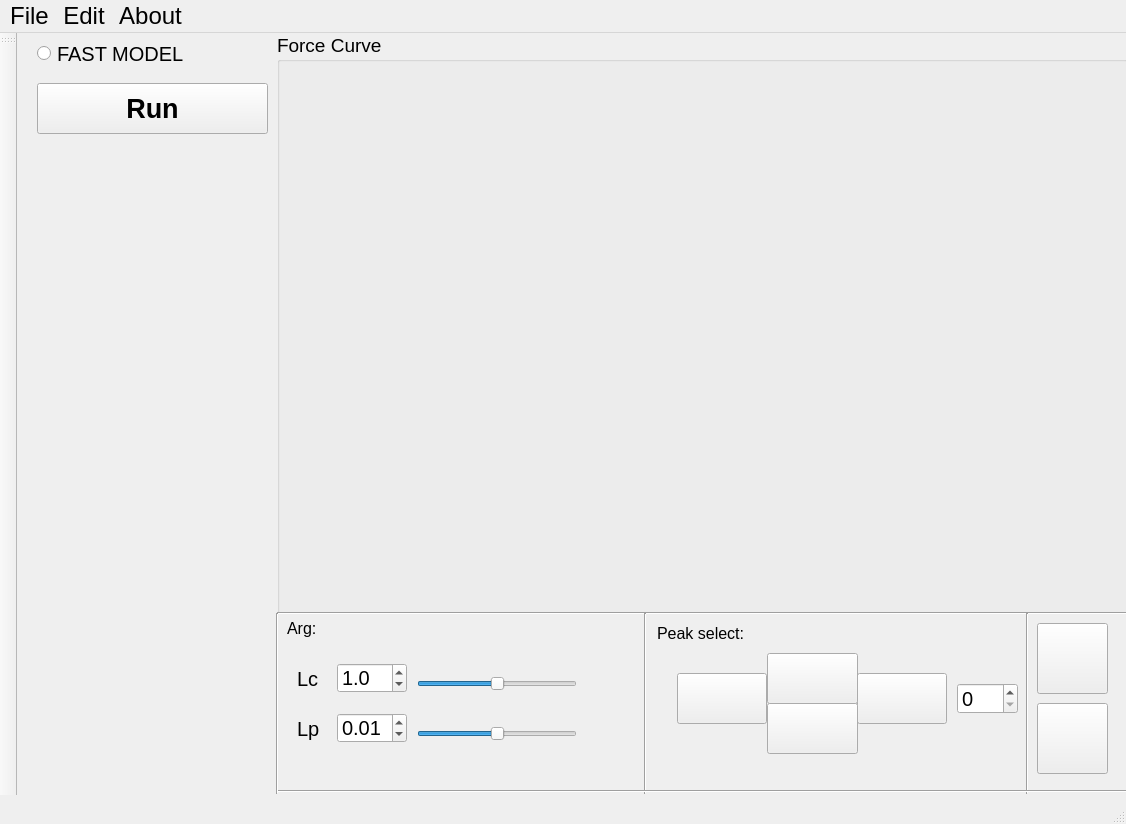
<?xml version="1.0" encoding="UTF-8"?>
<ui version="4.0">
 <class>MainWindow</class>
 <widget class="QMainWindow" name="MainWindow">
  <property name="geometry">
   <rect>
    <x>0</x>
    <y>0</y>
    <width>1126</width>
    <height>824</height>
   </rect>
  </property>
  <property name="font">
   <font>
    <family>Arial</family>
    <pointsize>15</pointsize>
   </font>
  </property>
  <property name="windowTitle">
   <string>DataYee</string>
  </property>
  <property name="windowIcon">
   <iconset>
    <normaloff>source/DataYee.ico</normaloff>source/DataYee.ico</iconset>
  </property>
  <property name="dockOptions">
   <set>QMainWindow::AllowNestedDocks|QMainWindow::AllowTabbedDocks|QMainWindow::AnimatedDocks</set>
  </property>
  <widget class="QWidget" name="centralwidget">
   <widget class="QPushButton" name="pushButton">
    <property name="geometry">
     <rect>
      <x>20</x>
      <y>50</y>
      <width>231</width>
      <height>51</height>
     </rect>
    </property>
    <property name="font">
     <font>
      <pointsize>20</pointsize>
      <weight>75</weight>
      <bold>true</bold>
      <kerning>true</kerning>
     </font>
    </property>
    <property name="styleSheet">
     <string notr="true">QPushButton { color: black;}</string>
    </property>
    <property name="text">
     <string>Run</string>
    </property>
   </widget>
   <widget class="QGroupBox" name="groupBox">
    <property name="geometry">
     <rect>
      <x>260</x>
      <y>0</y>
      <width>851</width>
      <height>581</height>
     </rect>
    </property>
    <property name="font">
     <font>
      <pointsize>14</pointsize>
      <underline>false</underline>
     </font>
    </property>
    <property name="title">
     <string>Force Curve</string>
    </property>
   </widget>
   <widget class="QPushButton" name="leftButton">
    <property name="geometry">
     <rect>
      <x>660</x>
      <y>640</y>
      <width>90</width>
      <height>51</height>
     </rect>
    </property>
    <property name="text">
     <string/>
    </property>
    <property name="icon">
     <iconset>
      <normaloff>source/left_arrow.ico</normaloff>source/left_arrow.ico</iconset>
    </property>
    <property name="iconSize">
     <size>
      <width>60</width>
      <height>60</height>
     </size>
    </property>
   </widget>
   <widget class="QSlider" name="lcslide">
    <property name="geometry">
     <rect>
      <x>400</x>
      <y>640</y>
      <width>160</width>
      <height>22</height>
     </rect>
    </property>
    <property name="minimum">
     <number>-50</number>
    </property>
    <property name="maximum">
     <number>50</number>
    </property>
    <property name="value">
     <number>0</number>
    </property>
    <property name="tracking">
     <bool>true</bool>
    </property>
    <property name="orientation">
     <enum>Qt::Horizontal</enum>
    </property>
   </widget>
   <widget class="QSlider" name="lpslide">
    <property name="geometry">
     <rect>
      <x>400</x>
      <y>690</y>
      <width>160</width>
      <height>22</height>
     </rect>
    </property>
    <property name="minimum">
     <number>-20</number>
    </property>
    <property name="maximum">
     <number>20</number>
    </property>
    <property name="pageStep">
     <number>10</number>
    </property>
    <property name="value">
     <number>0</number>
    </property>
    <property name="orientation">
     <enum>Qt::Horizontal</enum>
    </property>
   </widget>
   <widget class="QPushButton" name="trashButtom">
    <property name="geometry">
     <rect>
      <x>1020</x>
      <y>590</y>
      <width>71</width>
      <height>71</height>
     </rect>
    </property>
    <property name="text">
     <string/>
    </property>
    <property name="icon">
     <iconset>
      <normaloff>source/trash.ico</normaloff>source/trash.ico</iconset>
    </property>
    <property name="iconSize">
     <size>
      <width>60</width>
      <height>60</height>
     </size>
    </property>
   </widget>
   <widget class="Line" name="line_2">
    <property name="geometry">
     <rect>
      <x>260</x>
      <y>570</y>
      <width>851</width>
      <height>20</height>
     </rect>
    </property>
    <property name="orientation">
     <enum>Qt::Horizontal</enum>
    </property>
   </widget>
   <widget class="QLabel" name="label">
    <property name="geometry">
     <rect>
      <x>640</x>
      <y>580</y>
      <width>371</width>
      <height>41</height>
     </rect>
    </property>
    <property name="font">
     <font>
      <pointsize>12</pointsize>
     </font>
    </property>
    <property name="text">
     <string>Peak select:</string>
    </property>
   </widget>
   <widget class="QDoubleSpinBox" name="lcdoubleSpinBox">
    <property name="geometry">
     <rect>
      <x>320</x>
      <y>630</y>
      <width>70</width>
      <height>30</height>
     </rect>
    </property>
    <property name="decimals">
     <number>1</number>
    </property>
    <property name="singleStep">
     <double>0.500000000000000</double>
    </property>
    <property name="value">
     <double>1.000000000000000</double>
    </property>
   </widget>
   <widget class="QDoubleSpinBox" name="lpdoubleSpinBox">
    <property name="geometry">
     <rect>
      <x>320</x>
      <y>680</y>
      <width>70</width>
      <height>30</height>
     </rect>
    </property>
    <property name="maximum">
     <double>0.100000000000000</double>
    </property>
    <property name="singleStep">
     <double>0.005000000000000</double>
    </property>
    <property name="value">
     <double>0.010000000000000</double>
    </property>
   </widget>
   <widget class="QLabel" name="label_2">
    <property name="geometry">
     <rect>
      <x>280</x>
      <y>630</y>
      <width>41</width>
      <height>31</height>
     </rect>
    </property>
    <property name="text">
     <string>Lc</string>
    </property>
   </widget>
   <widget class="QLabel" name="label_3">
    <property name="geometry">
     <rect>
      <x>280</x>
      <y>680</y>
      <width>41</width>
      <height>31</height>
     </rect>
    </property>
    <property name="text">
     <string>Lp</string>
    </property>
   </widget>
   <widget class="Line" name="line_3">
    <property name="geometry">
     <rect>
      <x>620</x>
      <y>580</y>
      <width>16</width>
      <height>181</height>
     </rect>
    </property>
    <property name="orientation">
     <enum>Qt::Vertical</enum>
    </property>
   </widget>
   <widget class="Line" name="line_4">
    <property name="geometry">
     <rect>
      <x>1000</x>
      <y>580</y>
      <width>20</width>
      <height>181</height>
     </rect>
    </property>
    <property name="orientation">
     <enum>Qt::Vertical</enum>
    </property>
   </widget>
   <widget class="QPushButton" name="pushButton_2">
    <property name="geometry">
     <rect>
      <x>1020</x>
      <y>670</y>
      <width>71</width>
      <height>71</height>
     </rect>
    </property>
    <property name="text">
     <string/>
    </property>
    <property name="icon">
     <iconset>
      <normaloff>source/renew.ico</normaloff>source/renew.ico</iconset>
    </property>
    <property name="iconSize">
     <size>
      <width>60</width>
      <height>60</height>
     </size>
    </property>
   </widget>
   <widget class="QPushButton" name="rightButton">
    <property name="geometry">
     <rect>
      <x>840</x>
      <y>640</y>
      <width>90</width>
      <height>51</height>
     </rect>
    </property>
    <property name="text">
     <string/>
    </property>
    <property name="icon">
     <iconset>
      <normaloff>source/right.ico</normaloff>source/right.ico</iconset>
    </property>
    <property name="iconSize">
     <size>
      <width>60</width>
      <height>60</height>
     </size>
    </property>
   </widget>
   <widget class="QRadioButton" name="radioButton">
    <property name="geometry">
     <rect>
      <x>20</x>
      <y>0</y>
      <width>161</width>
      <height>41</height>
     </rect>
    </property>
    <property name="text">
     <string>FAST MODEL</string>
    </property>
   </widget>
   <widget class="QPushButton" name="topButton">
    <property name="geometry">
     <rect>
      <x>750</x>
      <y>620</y>
      <width>91</width>
      <height>51</height>
     </rect>
    </property>
    <property name="text">
     <string/>
    </property>
    <property name="icon">
     <iconset>
      <normaloff>source/top.ico</normaloff>source/top.ico</iconset>
    </property>
    <property name="iconSize">
     <size>
      <width>60</width>
      <height>60</height>
     </size>
    </property>
   </widget>
   <widget class="QPushButton" name="downButton">
    <property name="geometry">
     <rect>
      <x>750</x>
      <y>670</y>
      <width>91</width>
      <height>51</height>
     </rect>
    </property>
    <property name="text">
     <string/>
    </property>
    <property name="icon">
     <iconset>
      <normaloff>source/down.ico</normaloff>source/down.ico</iconset>
    </property>
    <property name="iconSize">
     <size>
      <width>60</width>
      <height>60</height>
     </size>
    </property>
   </widget>
   <widget class="Line" name="line_5">
    <property name="geometry">
     <rect>
      <x>1100</x>
      <y>580</y>
      <width>20</width>
      <height>181</height>
     </rect>
    </property>
    <property name="orientation">
     <enum>Qt::Vertical</enum>
    </property>
   </widget>
   <widget class="Line" name="line_6">
    <property name="geometry">
     <rect>
      <x>260</x>
      <y>750</y>
      <width>851</width>
      <height>16</height>
     </rect>
    </property>
    <property name="orientation">
     <enum>Qt::Horizontal</enum>
    </property>
   </widget>
   <widget class="QLabel" name="lclplabel">
    <property name="geometry">
     <rect>
      <x>270</x>
      <y>580</y>
      <width>351</width>
      <height>31</height>
     </rect>
    </property>
    <property name="font">
     <font>
      <pointsize>12</pointsize>
     </font>
    </property>
    <property name="text">
     <string>Arg:</string>
    </property>
   </widget>
   <widget class="Line" name="line">
    <property name="geometry">
     <rect>
      <x>250</x>
      <y>580</y>
      <width>20</width>
      <height>181</height>
     </rect>
    </property>
    <property name="orientation">
     <enum>Qt::Vertical</enum>
    </property>
   </widget>
   <widget class="QSpinBox" name="spinBox">
    <property name="geometry">
     <rect>
      <x>940</x>
      <y>650</y>
      <width>61</width>
      <height>31</height>
     </rect>
    </property>
    <property name="maximum">
     <number>10000</number>
    </property>
    <property name="singleStep">
     <number>10</number>
    </property>
   </widget>
  </widget>
  <widget class="QStatusBar" name="statusbar"/>
  <widget class="QMenuBar" name="menuBar">
   <property name="geometry">
    <rect>
     <x>0</x>
     <y>0</y>
     <width>1126</width>
     <height>45</height>
    </rect>
   </property>
   <property name="font">
    <font>
     <pointsize>18</pointsize>
    </font>
   </property>
   <widget class="QMenu" name="menu">
    <property name="font">
     <font>
      <family>Arial</family>
      <pointsize>12</pointsize>
     </font>
    </property>
    <property name="title">
     <string>File</string>
    </property>
    <widget class="QMenu" name="menuOpen">
     <property name="font">
      <font>
       <family>Arial</family>
       <pointsize>12</pointsize>
      </font>
     </property>
     <property name="styleSheet">
      <string notr="true"/>
     </property>
     <property name="title">
      <string>Open</string>
     </property>
     <addaction name="separator"/>
     <addaction name="actionForce_Curve"/>
     <addaction name="actionBatch_of_Force_Curve"/>
     <addaction name="actionDataYee_Force"/>
    </widget>
    <widget class="QMenu" name="menuExport">
     <property name="font">
      <font>
       <family>Arial</family>
       <pointsize>12</pointsize>
      </font>
     </property>
     <property name="title">
      <string>Export</string>
     </property>
     <addaction name="actiontxt"/>
     <addaction name="actionexcel"/>
    </widget>
    <addaction name="menuOpen"/>
    <addaction name="actionSave"/>
    <addaction name="actionSave_as"/>
    <addaction name="menuExport"/>
    <addaction name="separator"/>
    <addaction name="actionExit"/>
   </widget>
   <widget class="QMenu" name="menuAbout">
    <property name="title">
     <string>About</string>
    </property>
    <addaction name="actionhelp"/>
    <addaction name="actionDataYee"/>
   </widget>
   <widget class="QMenu" name="menuEdit">
    <property name="title">
     <string>Edit</string>
    </property>
    <addaction name="actionDelete"/>
    <addaction name="actionBaseline_plus"/>
    <addaction name="actionBaseline_minus"/>
   </widget>
   <addaction name="menu"/>
   <addaction name="menuEdit"/>
   <addaction name="menuAbout"/>
  </widget>
  <widget class="QToolBar" name="toolBar">
   <property name="windowTitle">
    <string>toolBar</string>
   </property>
   <attribute name="toolBarArea">
    <enum>LeftToolBarArea</enum>
   </attribute>
   <attribute name="toolBarBreak">
    <bool>false</bool>
   </attribute>
  </widget>
  <action name="actionSave">
   <property name="text">
    <string>Save</string>
   </property>
   <property name="shortcut">
    <string>Ctrl+S</string>
   </property>
  </action>
  <action name="actionForce_Curve">
   <property name="text">
    <string>Force Curve</string>
   </property>
   <property name="font">
    <font>
     <family>Arial</family>
     <pointsize>12</pointsize>
    </font>
   </property>
  </action>
  <action name="actionBatch_of_Force_Curve">
   <property name="checkable">
    <bool>true</bool>
   </property>
   <property name="text">
    <string>Batch of Force Curve</string>
   </property>
   <property name="font">
    <font>
     <family>Arial</family>
     <pointsize>12</pointsize>
    </font>
   </property>
   <property name="shortcut">
    <string>Ctrl+O</string>
   </property>
  </action>
  <action name="actionSave_as">
   <property name="text">
    <string>Save as</string>
   </property>
  </action>
  <action name="actiontxt">
   <property name="text">
    <string>txt</string>
   </property>
   <property name="font">
    <font>
     <family>Arial</family>
     <pointsize>12</pointsize>
    </font>
   </property>
  </action>
  <action name="actionexcel">
   <property name="text">
    <string>excel</string>
   </property>
  </action>
  <action name="actionCreate_methods">
   <property name="text">
    <string>Methods</string>
   </property>
   <property name="font">
    <font>
     <family>Arial</family>
     <pointsize>12</pointsize>
    </font>
   </property>
  </action>
  <action name="actionUndo">
   <property name="text">
    <string>Undo</string>
   </property>
   <property name="font">
    <font>
     <family>Arial</family>
     <pointsize>12</pointsize>
    </font>
   </property>
  </action>
  <action name="actionExit">
   <property name="text">
    <string>Exit</string>
   </property>
  </action>
  <action name="actionhelp">
   <property name="text">
    <string>help</string>
   </property>
   <property name="font">
    <font>
     <family>Arial</family>
     <pointsize>12</pointsize>
    </font>
   </property>
  </action>
  <action name="actionDataYee">
   <property name="text">
    <string>DataYee</string>
   </property>
   <property name="font">
    <font>
     <family>Arial</family>
     <pointsize>12</pointsize>
    </font>
   </property>
  </action>
  <action name="actionDataYee_Force">
   <property name="text">
    <string>DataYee-Force</string>
   </property>
  </action>
  <action name="actionDelete">
   <property name="text">
    <string>Delete</string>
   </property>
   <property name="font">
    <font>
     <pointsize>12</pointsize>
    </font>
   </property>
   <property name="shortcut">
    <string>Del</string>
   </property>
  </action>
  <action name="actionBaseline_plus">
   <property name="text">
    <string>Baseline plus</string>
   </property>
   <property name="shortcut">
    <string>Ctrl+=</string>
   </property>
  </action>
  <action name="actionBaseline_minus">
   <property name="text">
    <string>Baseline minus</string>
   </property>
   <property name="shortcut">
    <string>Ctrl+-</string>
   </property>
  </action>
 </widget>
 <resources/>
 <connections/>
</ui>
